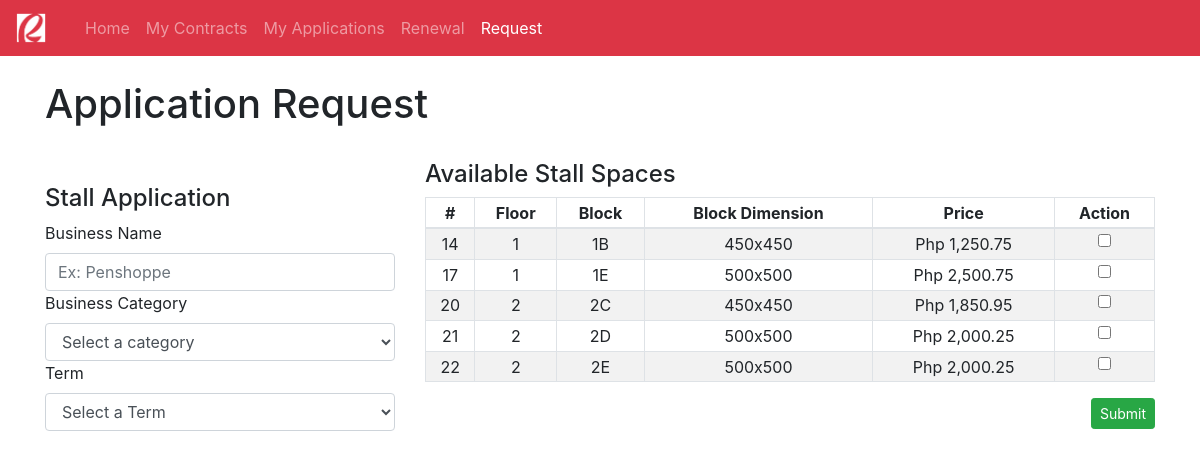
Before: /client-application-request.php with the older database file.
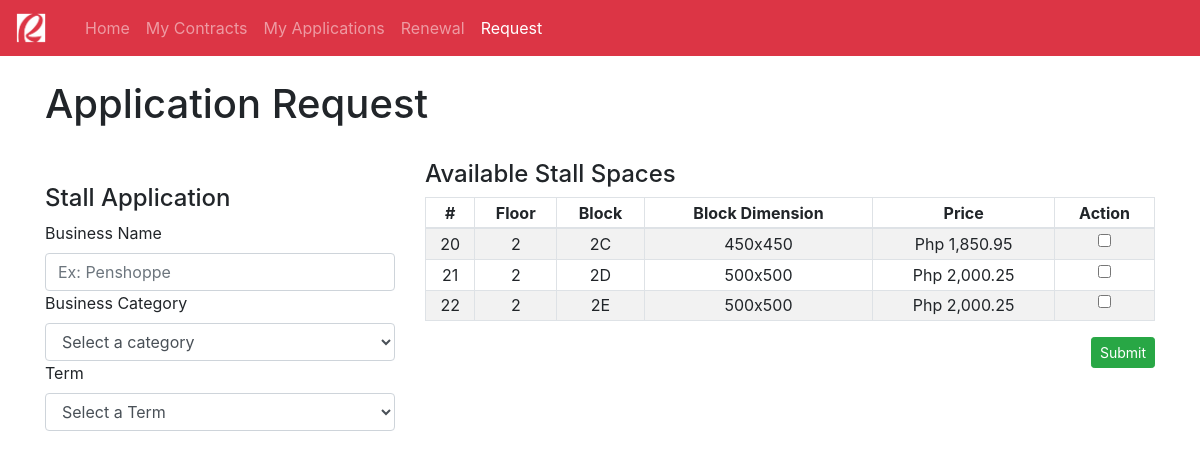
After: the same page with the newer database file.
### tables this page shows
CREATE TABLE `stalls` (
  `stall_id` int(11) NOT NULL,
  `floor_no` varchar(1) NOT NULL,
  `block_no` varchar(20) NOT NULL,
  `block_dimension` varchar(11) NOT NULL,
  `stall_price` double NOT NULL,
  `price_date_effectivity` datetime DEFAULT NULL
);

### client-application-request.php (the view, shortened to what the changed rows need)
<?php include_once "api/config.php"; ?>
<html>
<head>
    <link rel="stylesheet" href="bootstrap-4.2.1-dist/css/bootstrap.min.css">
</head>
<body>
    <div class="container">
        <br /><h1>Application Request</h1><br />
        <form action="api/old-user-create-application-request.php" method="POST">
            <div class="row">
                <br />
                <div class="col-md-8">
                    <table class="table table-striped table-bordered table-sm">
                        <thead align="center">
                            <th>#</th>
                            <th>Floor</th>
                            <th>Block</th>
                            <th>Block Dimension</th>
                            <th>Price</th>
                            <th>Action</th>
                        </thead>
                        <?php
                        $sql_stalls = "SELECT s.floor_no AS 'floor_no', s.block_no AS 'block_no',
                        s.block_dimension AS 'block_dimension', s.stall_price AS 'stall_price',
                        s.stall_id AS 'stall_id'
                        FROM occupied_stalls os
                        INNER JOIN stalls s ON os.stall_id = s.stall_id
                        WHERE contract_id IS NULL";
                        $result_stalls = mysqli_query($link, $sql_stalls);
                        if (mysqli_num_rows($result_stalls) > 0) {
                            while($row_stalls = mysqli_fetch_assoc($result_stalls)) {
                                echo "<tr align='center'>";
                                    echo "<td>" . $row_stalls['stall_id'] . "</td>";
                                    echo "<td>" . $row_stalls['floor_no'] . "</td>";
                                    echo "<td>" . $row_stalls['block_no'] . "</td>";
                                    echo "<td>" . $row_stalls['block_dimension'] . "</td>";
                                    echo "<td>Php " . number_format($row_stalls['stall_price'],2) . "</td>";
                                    echo "<td><input type='checkbox' name='stall_id[]' value=".$row_stalls['stall_id']."></td>";
                                echo "</tr>";
                            }
                            echo '</table>';
                        }else{
                            echo '<tr>';
                                echo '<td colspan="6" style="font-style: italic;" align="center">No available Stall Spaces at the moment.</td>';
                            echo '</tr>';
                            echo '</table>';
                            echo '<a href="#" class="btn btn-success btn-sm disabled float-right">Submit</a>';
                        }
                        ?>
                </div>
            </div>
        </form>
    </div>
</body>
</html>

Changed rows visible on the page:
no longer on this page (row edited): stalls: stall_id "14", floor_no "1", block_no "1B", block_dimension "450x450", stall_price "1,250.75"
no longer on this page (row unchanged): stalls: stall_id "17", floor_no "1", block_no "1E", block_dimension "500x500", stall_price "2,500.75"
